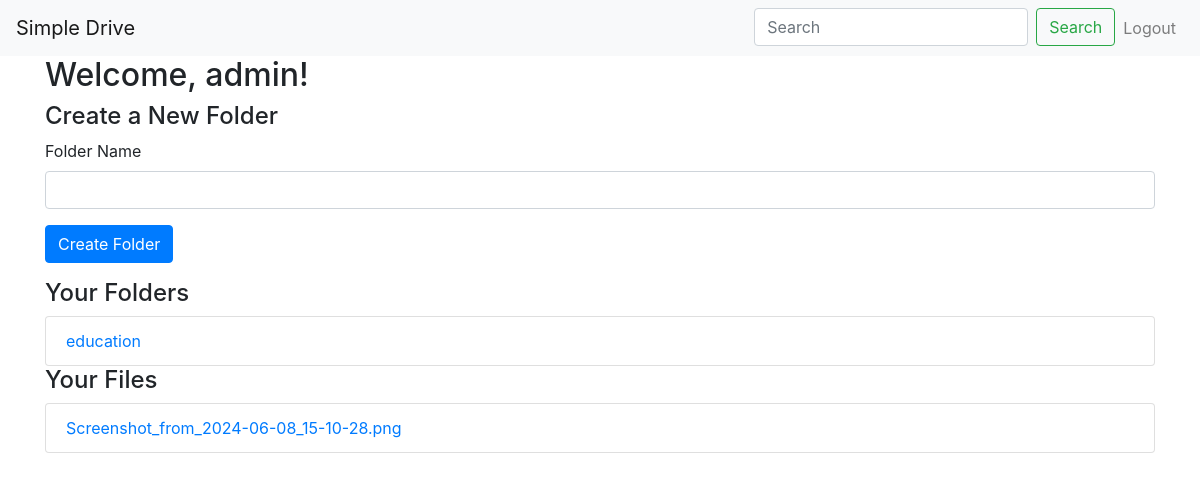
The page /home (signed in) on the database as committed earlier.
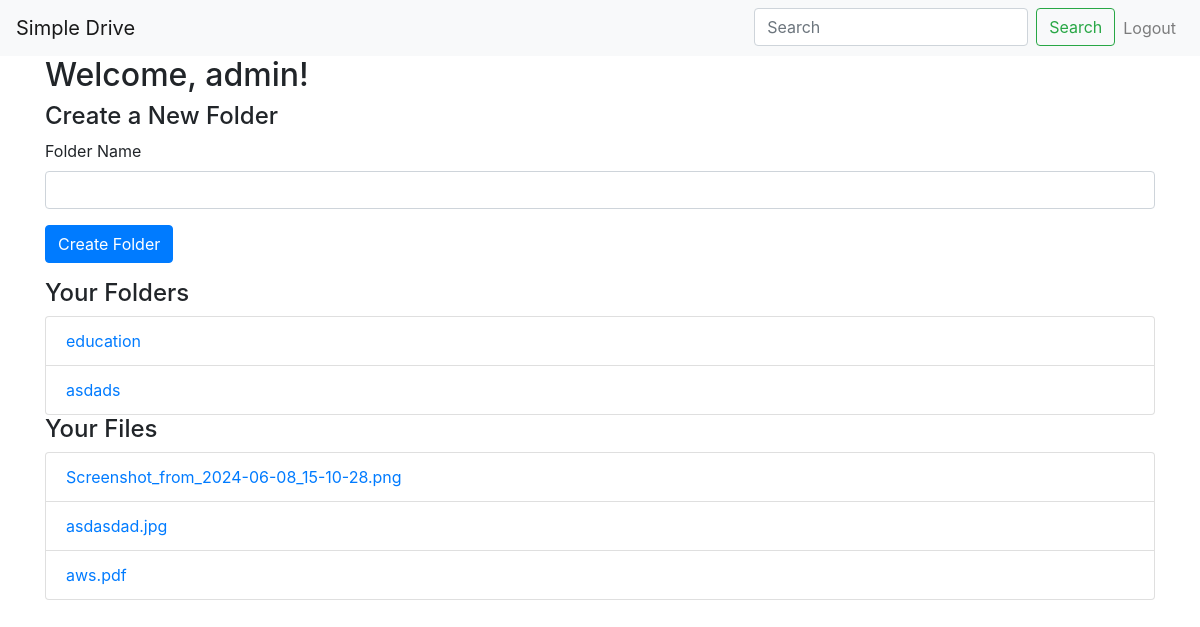
The same page on the database as committed later.
### app/models.py (models this page shows, shortened)
class Folder(db.Model):
    id = db.Column(db.Integer, primary_key=True)
    name = db.Column(db.String(100), nullable=False)
    user_id = db.Column(db.Integer, db.ForeignKey('user.id'), nullable=False)
    parent_id = db.Column(db.Integer, db.ForeignKey('folder.id'), nullable=True)
    path = db.Column(db.String(200), nullable=False)
    parent = db.relationship('Folder', remote_side=[id])

class File(db.Model):
    id = db.Column(db.Integer, primary_key=True)
    name = db.Column(db.String(100), nullable=False)
    folder_id = db.Column(db.Integer, db.ForeignKey('folder.id'), nullable=False)
    path = db.Column(db.String(200), nullable=False)
    date_uploaded = db.Column(db.DateTime, nullable=False, default=datetime.utcnow)
    folder = db.relationship('Folder', backref='files', lazy=True)

### app/routes.py (the view, shortened to what this page needs)
@app.route("/home", methods=['GET', 'POST'])
@login_required
def home():
    form = FolderForm()
    folders = Folder.query.filter_by(user_id=current_user.id, parent_id=None).all()
    files = File.query.join(Folder).filter(Folder.user_id == current_user.id, Folder.parent_id == None).all()
    return render_template('home.html', title='Home', folders=folders, files=files, form=form)

### app/forms.py
class FolderForm(FlaskForm):
    name = StringField('Folder Name', validators=[DataRequired(), Length(min=1, max=100)])
    submit = SubmitField('Create Folder')

### app/models.py (called while the page is built)
@login_manager.user_loader
def load_user(user_id):
    return User.query.get(int(user_id))

### app/templates/home.html (shortened to what this page needs)
{% extends "layout.html" %}
{% block content %}
    <h2>Welcome, {{ current_user.username }}!</h2>
    <h4>Create a New Folder</h4>
    <form method="POST" action="">
        <div class="form-group">
            {{ form.name.label(class="form-label") }}
            {{ form.name(class="form-control") }}
        </div>
        <div class="form-group">
            {{ form.submit(class="btn btn-primary") }}
        </div>
    </form>
    <h4>Your Folders</h4>
    <ul class="list-group">
        {% for folder in folders %}
            <li class="list-group-item">
                <a href="{{ url_for('folder', username=current_user.username, folder_id=folder.id) }}">{{ folder.name }}</a>
            </li>
        {% endfor %}
    </ul>
    <h4>Your Files</h4>
    <ul class="list-group">
        {% for file in files %}
            <li class="list-group-item">
                <a href="{{ url_for('download_file', filename=file.path) }}">{{ file.name }}</a>
            </li>
        {% endfor %}
    </ul>
{% endblock %}

Rows that differ between the two databases and show on the page:
added Folder: name "asdads"
added File: name "asdasdad.jpg"
added File: name "aws.pdf"
